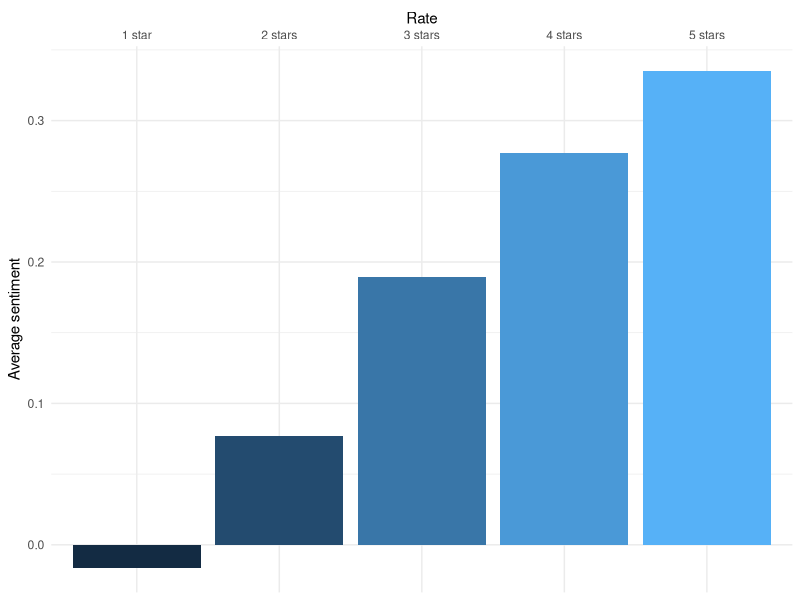
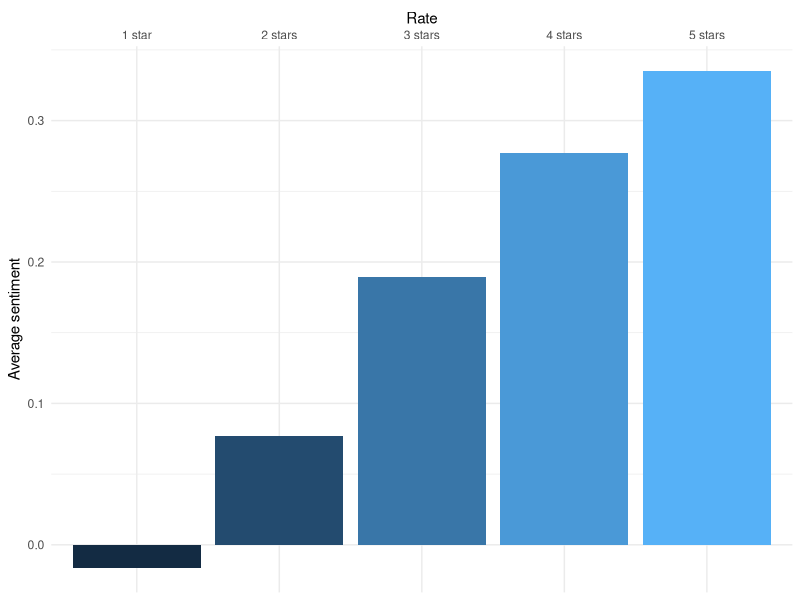

Source code (R) for these figures, in order:
library(tidyverse)
    

data <- tibble(
    stars = c("1", "2", "3", "4", "5"),
    sentiment = c(-0.0161, 0.0772, 0.1895, 0.2772, 0.3350))

ggplot(data, aes(x = stars, y = sentiment)) +
    scale_x_discrete(
        "Rate",
        labels = c("1" = "1 star", "2" = "2 stars", "3" = "3 stars", "4" = "4 stars", "5" = "5 stars"),,
        position = "top") +
    geom_bar(stat = "identity", aes(fill = sentiment)) +
    theme_minimal() +
    theme(legend.position = "none") +
    # ggtitle("Average sentiment score per rate") +
    ylab("Average sentiment")

ggsave(filename = "sentiment.png", device = "png",
       width = 5, height = 5)
